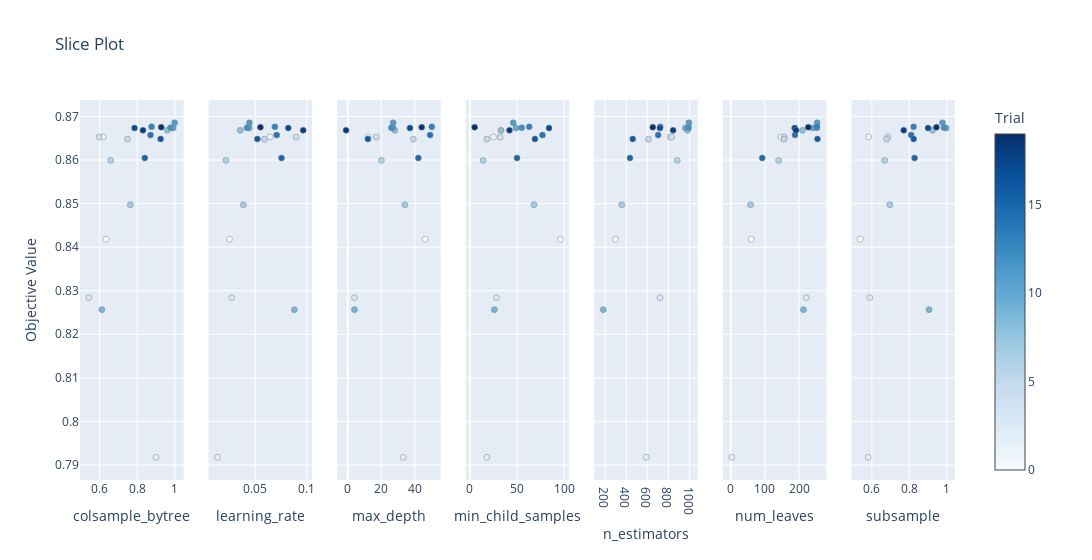

Notebook code cell kept with this figure:
### Code cell
optuna.visualization.plot_slice(study)

### Figure 1 — Plotly figure (JSON) as saved in the notebook; plotly's stock layout.template omitted (floating-point values rounded to 4 significant figures)
{"data": [{"marker": {"color": [0, 1, 2, 3, 4, 5, 6, 7, 8, 9, 10, 11, 12, 13, 14, 15, 16, 17, 18, 19], "colorbar": {"title": {"text": "Trial"}, "x": 1, "xpad": 40}, "colorscale": [[0, "rgb(247,251,255)"], [0.125, "rgb(222,235,247)"], [0.25, "rgb(198,219,239)"], [0.375, "rgb(158,202,225)"], [0.5, "rgb(107,174,214)"], [0.625, "rgb(66,146,198)"], [0.75, "rgb(33,113,181)"], [0.875, "rgb(8,81,156)"], [1, "rgb(8,48,107)"]], "line": {"color": "Grey", "width": 0.5}, "showscale": true}, "mode": "markers", "name": "Feasible Trial", "showlegend": false, "type": "scatter", "x": [0.6347, 0.619, 0.8999, 0.5433, 0.597, 0.748, 0.6586, 0.7629, 0.9593, 0.6123, 0.9906, 0.9982, 0.9765, 0.8759, 0.87, 0.8397, 0.9238, 0.7853, 0.8302, 0.9269], "xaxis": "x", "y": [0.8418, 0.8653, 0.7918, 0.8284, 0.8653, 0.8648, 0.8599, 0.8497, 0.8668, 0.8257, 0.8674, 0.8686, 0.8674, 0.8676, 0.8657, 0.8605, 0.8648, 0.8673, 0.8668, 0.8675], "yaxis": "y"}, {"marker": {"color": [0, 1, 2, 3, 4, 5, 6, 7, 8, 9, 10, 11, 12, 13, 14, 15, 16, 17, 18, 19], "colorbar": {"title": {"text": "Trial"}, "x": 1, "xpad": 40}, "colorscale": [[0, "rgb(247,251,255)"], [0.125, "rgb(222,235,247)"], [0.25, "rgb(198,219,239)"], [0.375, "rgb(158,202,225)"], [0.5, "rgb(107,174,214)"], [0.625, "rgb(66,146,198)"], [0.75, "rgb(33,113,181)"], [0.875, "rgb(8,81,156)"], [1, "rgb(8,48,107)"]], "line": {"color": "Grey", "width": 0.5}, "showscale": false}, "mode": "markers", "name": "Feasible Trial", "showlegend": false, "type": "scatter", "x": [0.02495, 0.06424, 0.01331, 0.02716, 0.08956, 0.05888, 0.02152, 0.03836, 0.03541, 0.08786, 0.04412, 0.04426, 0.04183, 0.06898, 0.07075, 0.07545, 0.05198, 0.08203, 0.09651, 0.05497], "xaxis": "x2", "y": [0.8418, 0.8653, 0.7918, 0.8284, 0.8653, 0.8648, 0.8599, 0.8497, 0.8668, 0.8257, 0.8674, 0.8686, 0.8674, 0.8676, 0.8657, 0.8605, 0.8648, 0.8673, 0.8668, 0.8675], "yaxis": "y2"}, {"marker": {"color": [0, 1, 2, 3, 4, 5, 6, 7, 8, 9, 10, 11, 12, 13, 14, 15, 16, 17, 18, 19], "colorbar": {"title": {"text": "Trial"}, "x": 1, "xpad": 40}, "colorscale": [[0, "rgb(247,251,255)"], [0.125, "rgb(222,235,247)"], [0.25, "rgb(198,219,239)"], [0.375, "rgb(158,202,225)"], [0.5, "rgb(107,174,214)"], [0.625, "rgb(66,146,198)"], [0.75, "rgb(33,113,181)"], [0.875, "rgb(8,81,156)"], [1, "rgb(8,48,107)"]], "line": {"color": "Grey", "width": 0.5}, "showscale": false}, "mode": "markers", "name": "Feasible Trial", "showlegend": false, "type": "scatter", "x": [46, 12, 33, 4, 17, 39, 20, 34, 28, 4, 27, 27, 26, 50, 49, 42, 12, 37, -1, 44], "xaxis": "x3", "y": [0.8418, 0.8653, 0.7918, 0.8284, 0.8653, 0.8648, 0.8599, 0.8497, 0.8668, 0.8257, 0.8674, 0.8686, 0.8674, 0.8676, 0.8657, 0.8605, 0.8648, 0.8673, 0.8668, 0.8675], "yaxis": "y3"}, {"marker": {"color": [0, 1, 2, 3, 4, 5, 6, 7, 8, 9, 10, 11, 12, 13, 14, 15, 16, 17, 18, 19], "colorbar": {"title": {"text": "Trial"}, "x": 1, "xpad": 40}, "colorscale": [[0, "rgb(247,251,255)"], [0.125, "rgb(222,235,247)"], [0.25, "rgb(198,219,239)"], [0.375, "rgb(158,202,225)"], [0.5, "rgb(107,174,214)"], [0.625, "rgb(66,146,198)"], [0.75, "rgb(33,113,181)"], [0.875, "rgb(8,81,156)"], [1, "rgb(8,48,107)"]], "line": {"color": "Grey", "width": 0.5}, "showscale": false}, "mode": "markers", "name": "Feasible Trial", "showlegend": false, "type": "scatter", "x": [96, 25, 18, 28, 32, 18, 14, 68, 33, 26, 49, 46, 55, 63, 77, 50, 69, 84, 42, 5], "xaxis": "x4", "y": [0.8418, 0.8653, 0.7918, 0.8284, 0.8653, 0.8648, 0.8599, 0.8497, 0.8668, 0.8257, 0.8674, 0.8686, 0.8674, 0.8676, 0.8657, 0.8605, 0.8648, 0.8673, 0.8668, 0.8675], "yaxis": "y4"}, {"marker": {"color": [0, 1, 2, 3, 4, 5, 6, 7, 8, 9, 10, 11, 12, 13, 14, 15, 16, 17, 18, 19], "colorbar": {"title": {"text": "Trial"}, "x": 1, "xpad": 40}, "colorscale": [[0, "rgb(247,251,255)"], [0.125, "rgb(222,235,247)"], [0.25, "rgb(198,219,239)"], [0.375, "rgb(158,202,225)"], [0.5, "rgb(107,174,214)"], [0.625, "rgb(66,146,198)"], [0.75, "rgb(33,113,181)"], [0.875, "rgb(8,81,156)"], [1, "rgb(8,48,107)"]], "line": {"color": "Grey", "width": 0.5}, "showscale": false}, "mode": "markers", "name": "Feasible Trial", "showlegend": false, "type": "scatter", "x": [297, 817, 590, 721, 830, 611, 883, 357, 980, 181, 961, 994, 991, 722, 702, 435, 461, 719, 844, 651], "xaxis": "x5", "y": [0.8418, 0.8653, 0.7918, 0.8284, 0.8653, 0.8648, 0.8599, 0.8497, 0.8668, 0.8257, 0.8674, 0.8686, 0.8674, 0.8676, 0.8657, 0.8605, 0.8648, 0.8673, 0.8668, 0.8675], "yaxis": "y5"}, {"marker": {"color": [0, 1, 2, 3, 4, 5, 6, 7, 8, 9, 10, 11, 12, 13, 14, 15, 16, 17, 18, 19], "colorbar": {"title": {"text": "Trial"}, "x": 1, "xpad": 40}, "colorscale": [[0, "rgb(247,251,255)"], [0.125, "rgb(222,235,247)"], [0.25, "rgb(198,219,239)"], [0.375, "rgb(158,202,225)"], [0.5, "rgb(107,174,214)"], [0.625, "rgb(66,146,198)"], [0.75, "rgb(33,113,181)"], [0.875, "rgb(8,81,156)"], [1, "rgb(8,48,107)"]], "line": {"color": "Grey", "width": 0.5}, "showscale": false}, "mode": "markers", "name": "Feasible Trial", "showlegend": false, "type": "scatter", "x": [60, 147, 3, 221, 157, 156, 140, 58, 210, 213, 240, 253, 252, 252, 188, 92, 254, 187, 191, 227], "xaxis": "x6", "y": [0.8418, 0.8653, 0.7918, 0.8284, 0.8653, 0.8648, 0.8599, 0.8497, 0.8668, 0.8257, 0.8674, 0.8686, 0.8674, 0.8676, 0.8657, 0.8605, 0.8648, 0.8673, 0.8668, 0.8675], "yaxis": "y6"}, {"marker": {"color": [0, 1, 2, 3, 4, 5, 6, 7, 8, 9, 10, 11, 12, 13, 14, 15, 16, 17, 18, 19], "colorbar": {"title": {"text": "Trial"}, "x": 1, "xpad": 40}, "colorscale": [[0, "rgb(247,251,255)"], [0.125, "rgb(222,235,247)"], [0.25, "rgb(198,219,239)"], [0.375, "rgb(158,202,225)"], [0.5, "rgb(107,174,214)"], [0.625, "rgb(66,146,198)"], [0.75, "rgb(33,113,181)"], [0.875, "rgb(8,81,156)"], [1, "rgb(8,48,107)"]], "line": {"color": "Grey", "width": 0.5}, "showscale": false}, "mode": "markers", "name": "Feasible Trial", "showlegend": false, "type": "scatter", "x": [0.539, 0.5828, 0.5806, 0.5895, 0.6854, 0.6785, 0.6688, 0.6962, 0.9232, 0.9044, 0.9952, 0.9765, 0.9842, 0.8223, 0.8092, 0.8277, 0.8228, 0.8993, 0.7698, 0.9443], "xaxis": "x7", "y": [0.8418, 0.8653, 0.7918, 0.8284, 0.8653, 0.8648, 0.8599, 0.8497, 0.8668, 0.8257, 0.8674, 0.8686, 0.8674, 0.8676, 0.8657, 0.8605, 0.8648, 0.8673, 0.8668, 0.8675], "yaxis": "y7"}], "layout": {"title": {"text": "Slice Plot"}, "width": 2100, "xaxis": {"anchor": "y", "domain": [0, 0.1184], "title": {"text": "colsample_bytree"}}, "xaxis2": {"anchor": "y2", "domain": [0.1469, 0.2653], "title": {"text": "learning_rate"}}, "xaxis3": {"anchor": "y3", "domain": [0.2939, 0.4122], "title": {"text": "max_depth"}}, "xaxis4": {"anchor": "y4", "domain": [0.4408, 0.5592], "title": {"text": "min_child_samples"}}, "xaxis5": {"anchor": "y5", "domain": [0.5878, 0.7061], "title": {"text": "n_estimators"}}, "xaxis6": {"anchor": "y6", "domain": [0.7347, 0.8531], "title": {"text": "num_leaves"}}, "xaxis7": {"anchor": "y7", "domain": [0.8816, 1.0], "title": {"text": "subsample"}}, "yaxis": {"anchor": "x", "domain": [0, 1], "title": {"text": "Objective Value"}}, "yaxis2": {"anchor": "x2", "domain": [0, 1], "matches": "y", "showticklabels": false}, "yaxis3": {"anchor": "x3", "domain": [0, 1], "matches": "y", "showticklabels": false}, "yaxis4": {"anchor": "x4", "domain": [0, 1], "matches": "y", "showticklabels": false}, "yaxis5": {"anchor": "x5", "domain": [0, 1], "matches": "y", "showticklabels": false}, "yaxis6": {"anchor": "x6", "domain": [0, 1], "matches": "y", "showticklabels": false}, "yaxis7": {"anchor": "x7", "domain": [0, 1], "matches": "y", "showticklabels": false}}}
